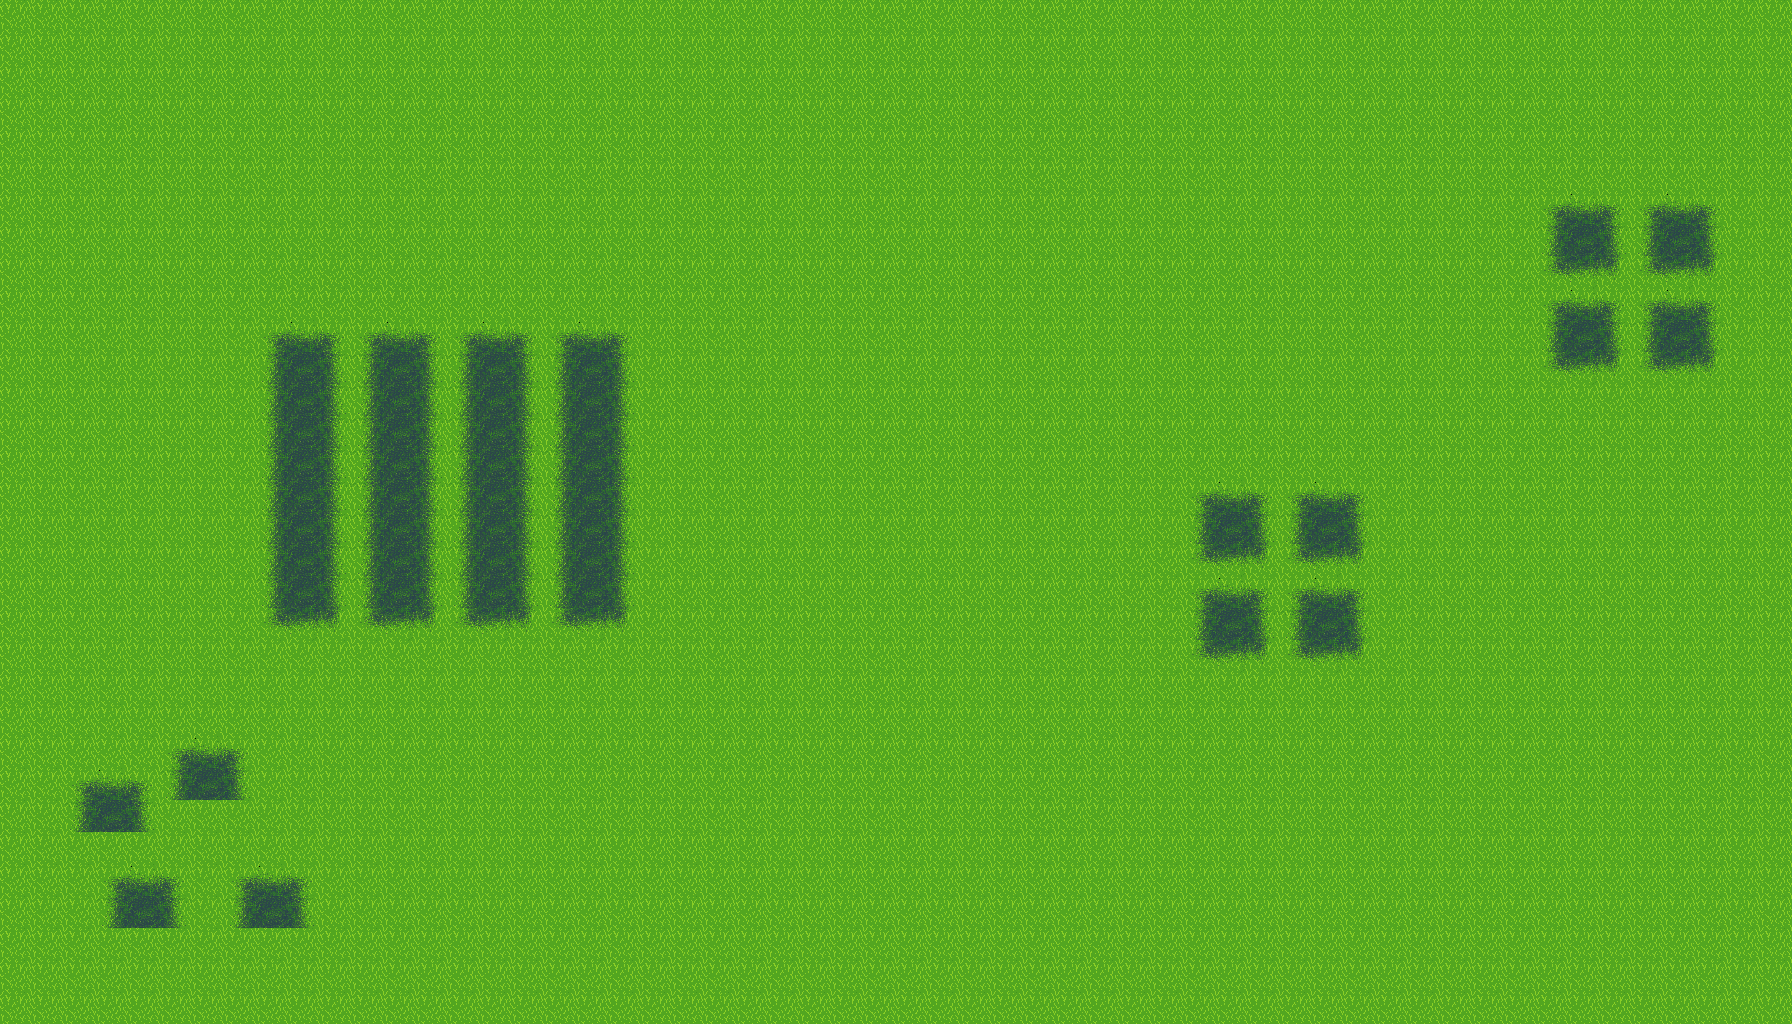

The image is a tile-based game level rendered from a .tmx file. Its description and source (layers, tilesets, objects; grid data summarised) follow:
An orthogonal 56x32 tile map with 32x32 px tiles, 1 tile layer (Calque de Tile 1).

<map version="1.0" tiledversion="1.0.3" orientation="orthogonal" renderorder="right-down" width="56" height="32" tilewidth="32" tileheight="32" nextobjectid="1">
 <tileset firstgid="1" name="terrain1" tilewidth="32" tileheight="32" tilecount="198" columns="18">
  <image source="../sprites/tilesets/terrain1.png" width="576" height="352" />
 </tileset>
 <layer name="Calque de Tile 1" width="56" height="32">
  <data>[1792 cells, 1792 non-empty, 10 distinct tile ids]</data>
 </layer>
</map>
